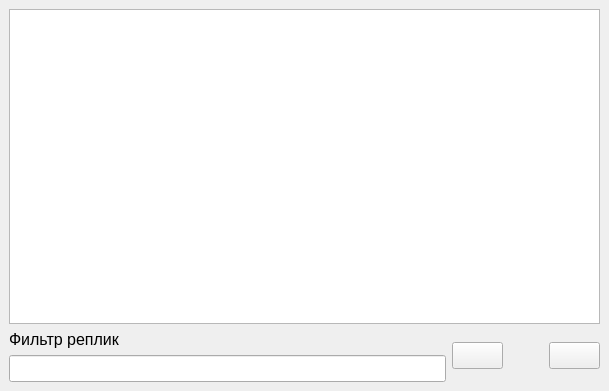
<?xml version="1.0" encoding="UTF-8"?>
<ui version="4.0">
 <class>StatementNavigationWindow</class>
 <widget class="QMainWindow" name="StatementNavigationWindow">
  <property name="geometry">
   <rect>
    <x>0</x>
    <y>0</y>
    <width>609</width>
    <height>391</height>
   </rect>
  </property>
  <property name="font">
   <font>
    <pointsize>12</pointsize>
   </font>
  </property>
  <property name="windowTitle">
   <string>Навигатор по репликам</string>
  </property>
  <widget class="QWidget" name="centralwidget">
   <layout class="QVBoxLayout" name="verticalLayout_2">
    <item>
     <widget class="QListView" name="lvStatements">
      <property name="alternatingRowColors">
       <bool>true</bool>
      </property>
      <property name="isWrapping" stdset="0">
       <bool>false</bool>
      </property>
      <property name="resizeMode">
       <enum>QListView::Adjust</enum>
      </property>
      <property name="spacing">
       <number>3</number>
      </property>
      <property name="wordWrap">
       <bool>true</bool>
      </property>
     </widget>
    </item>
    <item>
     <layout class="QHBoxLayout" name="horizontalLayout">
      <item>
       <layout class="QVBoxLayout" name="verticalLayout" stretch="0,0">
        <property name="sizeConstraint">
         <enum>QLayout::SetDefaultConstraint</enum>
        </property>
        <item>
         <widget class="QLabel" name="lblFilter">
          <property name="text">
           <string>Фильтр реплик</string>
          </property>
         </widget>
        </item>
        <item>
         <widget class="QLineEdit" name="edtFilter"/>
        </item>
       </layout>
      </item>
      <item>
       <widget class="QPushButton" name="btnClear">
        <property name="text">
         <string/>
        </property>
        <property name="icon">
         <iconset resource="icons.qrc">
          <normaloff>:/images/icons/edit-delete.png</normaloff>:/images/icons/edit-delete.png</iconset>
        </property>
        <property name="iconSize">
         <size>
          <width>32</width>
          <height>32</height>
         </size>
        </property>
       </widget>
      </item>
      <item>
       <spacer name="horizontalSpacer">
        <property name="orientation">
         <enum>Qt::Horizontal</enum>
        </property>
        <property name="sizeType">
         <enum>QSizePolicy::Fixed</enum>
        </property>
        <property name="sizeHint" stdset="0">
         <size>
          <width>40</width>
          <height>20</height>
         </size>
        </property>
       </spacer>
      </item>
      <item>
       <widget class="QPushButton" name="btnClose">
        <property name="text">
         <string/>
        </property>
        <property name="icon">
         <iconset resource="icons.qrc">
          <normaloff>:/images/icons/cancel.png</normaloff>:/images/icons/cancel.png</iconset>
        </property>
        <property name="iconSize">
         <size>
          <width>32</width>
          <height>32</height>
         </size>
        </property>
       </widget>
      </item>
     </layout>
    </item>
   </layout>
  </widget>
  <widget class="QMenuBar" name="menubar">
   <property name="geometry">
    <rect>
     <x>0</x>
     <y>0</y>
     <width>609</width>
     <height>21</height>
    </rect>
   </property>
  </widget>
 </widget>
 <resources>
  <include location="icons.qrc"/>
 </resources>
 <connections/>
</ui>
